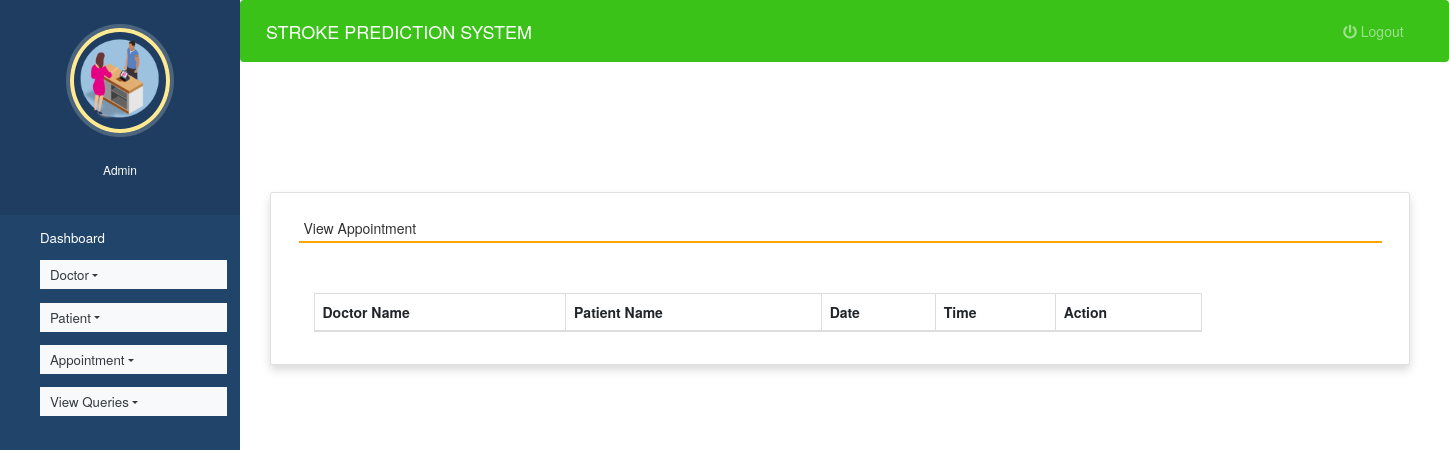
The page /view_appointment (signed in) on the database as committed earlier.
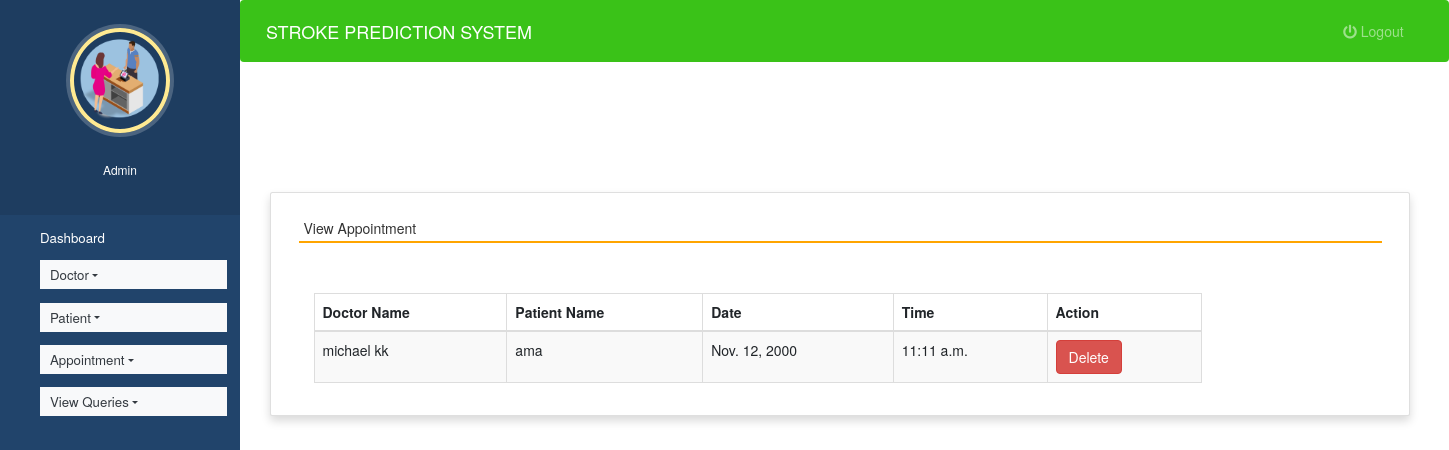
The same page on the database as committed later.
### hospitals/models.py (models this page shows, shortened)
class Appointment(models.Model):
    doctor = models.ForeignKey(Doctor,on_delete=models.CASCADE)
    patient = models.ForeignKey(Patient, on_delete=models.CASCADE)
    date1 = models.DateField()
    time1 = models.TimeField()

class Doctor(models.Model):
    name = models.CharField(max_length=50)
    mobile = models.IntegerField()
    special = models.CharField(max_length=50)
    def __str__(self):
       return self.name;

class Patient(models.Model):
    name = models.CharField(max_length=50)
    gender = models.CharField(max_length=10)
    mobile = models.IntegerField(null=True)
    address = models.CharField(max_length=50)
    def __str__(self):
       return self.name;

### hospitals/views.py (the view)
# urls.py: path('view_appointment', view_appointment, name='view_appointment'),
def view_appointment(request):
    if not request.user.is_staff:
        return redirect('login')
    appointment = Appointment.objects.all()
    d = {'appointment':appointment}
    return render(request,'view_appointment.html', d)

### hospitals/templates/view_appointment.html (shortened to what this page needs)
{% extends 'admin_nav.html' %}
{% load static %}
{% block content %}
<link rel="stylesheet" href="https://maxcdn.bootstrapcdn.com/bootstrap/3.4.1/css/bootstrap.min.css">
  <link rel="stylesheet" href="https://cdnjs.cloudflare.com/ajax/libs/font-awesome/4.7.0/css/font-awesome.min.css">
  <link rel="stylesheet" href="https://use.fontawesome.com/releases/v5.6.3/css/all.css">
<br><br><br><br>
<div class="container card shadow m-5">
    <div class="card-body">
        <h5 class="p-2" style="border-bottom: 2px solid orange">View Appointment</h5>
		<div class="container mt-5">
		<table id="example" class="table table-striped table-bordered table-sm" style="width:80%">
			<thead>
				<tr>
					<th>Doctor Name</th>
					<th>Patient Name</th>
                    <th>Date</th>
					<th>Time</th>
					<th>Action</th>
				</tr>
			</thead>
			<tbody>
            {% for i in appointment %}
			<tr>
				<td>{{i.doctor}}</td>
				<td>{{i.patient}}</td>
				<td>{{i.date1}}</td>
				<td>{{i.time1}}</td>
				<td><a href="{% url 'delete_appointment' i.id %}" onclick="return confirm('Are you ready to delete this record ?')" class="btn btn-danger">Delete</a></td>
			</tr>
			{% endfor %}
			</tbody>
		</table>
	 </div>
	</div>
</div>
{% endblock content %}

Rows that differ between the two databases and show on the page:
added Appointment: doctor "michael kk", patient "ama", date1 "Nov. 12, 2000", time1 "11:11 a.m."
